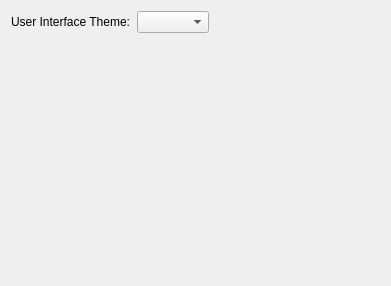
<?xml version="1.0" encoding="UTF-8"?>
<ui version="4.0">
 <class>Theme</class>
 <widget class="QWidget" name="Theme">
  <property name="geometry">
   <rect>
    <x>0</x>
    <y>0</y>
    <width>391</width>
    <height>286</height>
   </rect>
  </property>
  <layout class="QFormLayout" name="formLayout">
   <property name="fieldGrowthPolicy">
    <enum>QFormLayout::ExpandingFieldsGrow</enum>
   </property>
   <item row="0" column="0">
    <widget class="QLabel" name="label">
     <property name="text">
      <string>User Interface Theme:</string>
     </property>
    </widget>
   </item>
   <item row="0" column="1">
    <widget class="QComboBox" name="ThemeName"/>
   </item>
   <item row="1" column="0" colspan="2">
    <widget class="QLabel" name="label_2">
     <property name="font">
      <font>
       <pointsize>10</pointsize>
      </font>
     </property>
     <property name="text">
      <string notr="true"/>
     </property>
     <property name="wordWrap">
      <bool>true</bool>
     </property>
    </widget>
   </item>
  </layout>
 </widget>
 <resources/>
 <connections/>
</ui>
